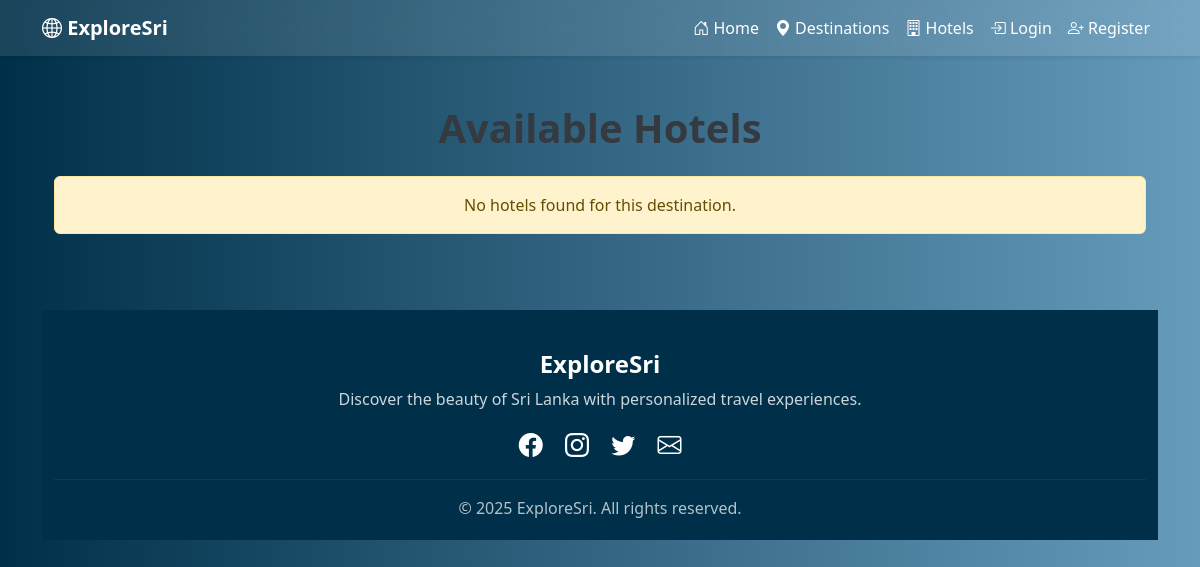
The page /hotels.php?destination_id=5 on the database as committed earlier.
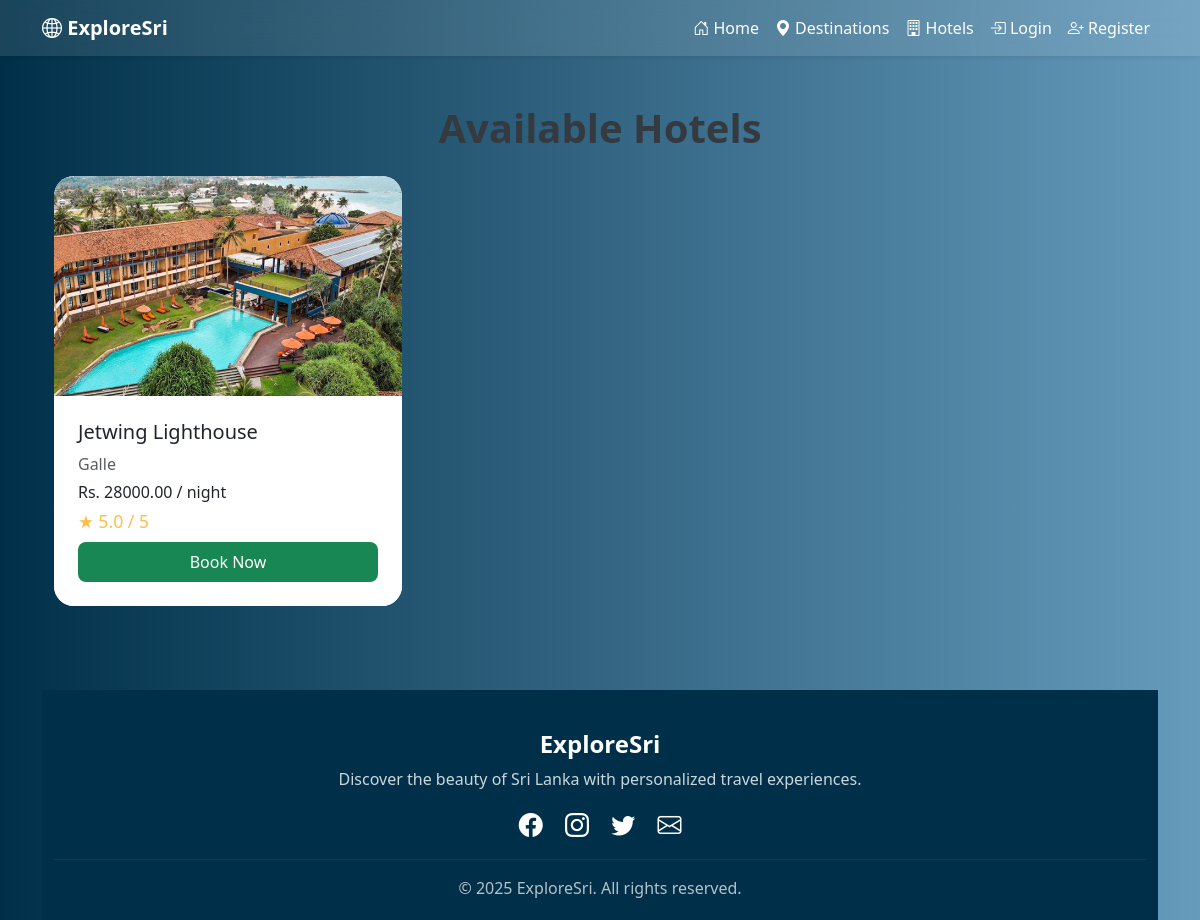
The same page on the database as committed later.
### tables this page shows
CREATE TABLE `hotels` (
  `hotel_id` int(11) NOT NULL,
  `name` varchar(255) NOT NULL,
  `location` varchar(255) DEFAULT NULL,
  `description` text DEFAULT NULL,
  `price_per_night` decimal(10,2) DEFAULT NULL,
  `contact_info` varchar(255) DEFAULT NULL,
  `rating` decimal(2,1) DEFAULT NULL,
  `address` varchar(255) DEFAULT NULL,
  `destination_id` int(11) DEFAULT NULL,
  `latitude` decimal(10,8) DEFAULT NULL,
  `longitude` decimal(11,8) DEFAULT NULL,
  `image` varchar(255) DEFAULT NULL,
  `status` varchar(50) DEFAULT 'active'
);

### hotels.php (the view, shortened to what this page needs)
<?php
include 'config/db.php';
include 'includes/header.php';
$destination_id = (int)$_GET['destination_id'];
$stmt = $conn->prepare("SELECT * FROM hotels WHERE destination_id = ?");
$stmt->execute([$destination_id]);
$hotels = $stmt->fetchAll();
?>
<!DOCTYPE html>
<html lang="en">
<head>
  <link href="https://cdn.jsdelivr.net/npm/bootstrap@5.3.0/dist/css/bootstrap.min.css" rel="stylesheet">
</head>
<body>
<div class="container mt-5">
  <h1 class="text-center mb-4">Available Hotels</h1>
  <div class="row">
    <?php if (count($hotels) > 0): ?>
      <?php foreach ($hotels as $hotel): ?>
        <div class="col-md-4 mb-4">
          <div class="card h-100">
            <img src="images/<?php echo htmlspecialchars($hotel['image']); ?>" class="card-img-top" alt="<?php echo htmlspecialchars($hotel['name']); ?>">
            <div class="card-body">
              <h5 class="card-title"><?php echo htmlspecialchars($hotel['name']); ?></h5>
              <p class="text-muted mb-1"><?php echo htmlspecialchars($hotel['location']); ?></p>
              <p class="mb-1">Rs. <?php echo htmlspecialchars($hotel['price_per_night']); ?> / night</p>
              <p class="rating mb-2">★ <?php echo htmlspecialchars($hotel['rating']); ?> / 5</p>
              <a href="book.php?hotel_id=<?php echo $hotel['hotel_id']; ?>&destination_id=<?php echo $destination_id; ?>" class="btn btn-book w-100">Book Now</a>
            </div>
          </div>
        </div>
      <?php endforeach; ?>
    <?php else: ?>
      <div class="col-12">
        <div class="alert alert-warning text-center">No hotels found for this destination.</div>
      </div>
    <?php endif; ?>
  </div>
</div>
</body>
</html>
<?php include 'includes/footer.php'; ?>

Rows that differ between the two databases and show on the page:
added hotels: image (picture), name "Jetwing Lighthouse", location "Galle", price_per_night "28000.00", rating "5.0"
Other text that changed with them:
text no longer shown: "No hotels found for this destination."
